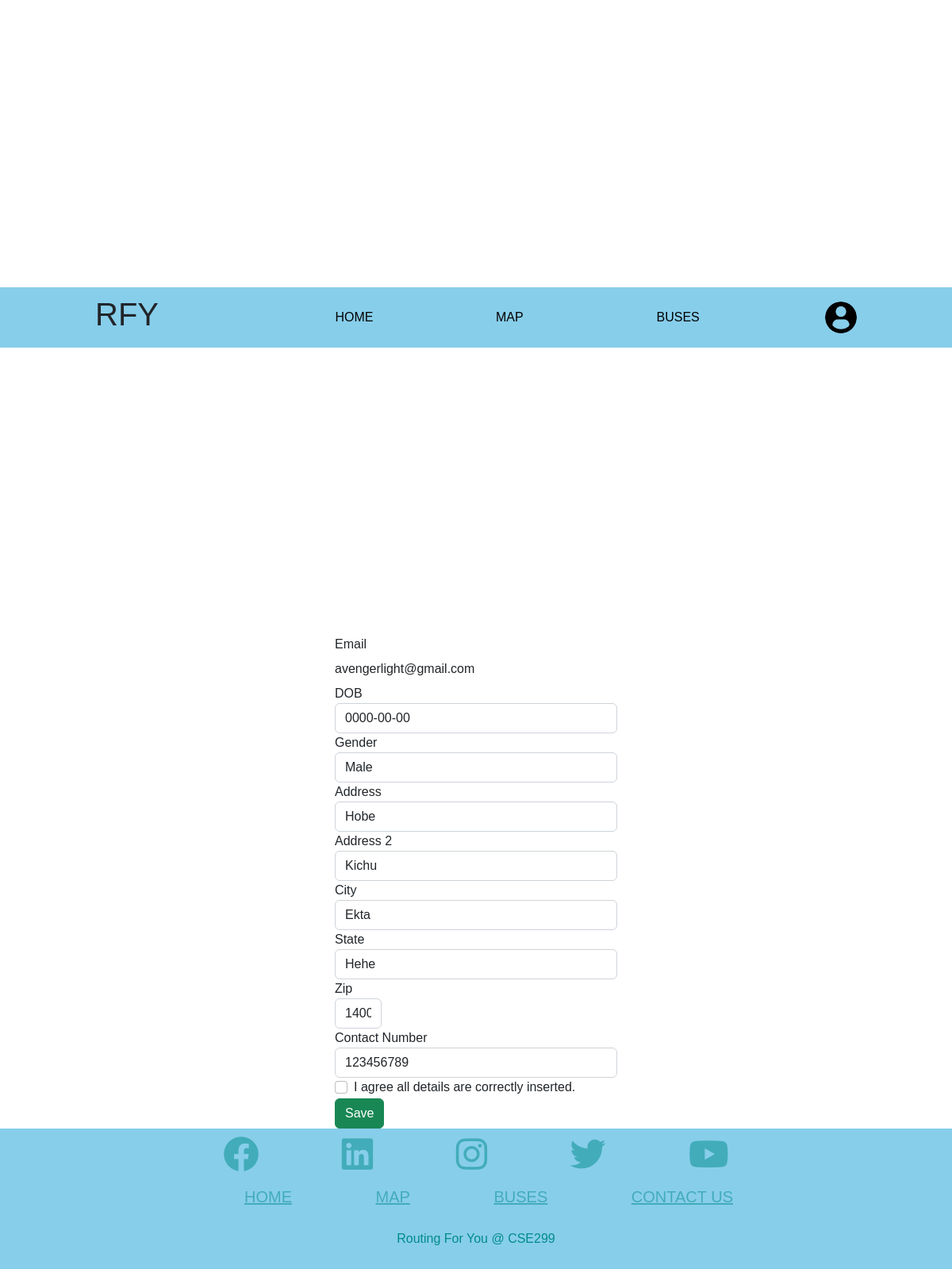
The page /dashboard_user.php?email=avengerlight@gmail.com on the database its author committed.
### tables this page shows
CREATE TABLE `user_profile` (
  `email` varchar(255) NOT NULL,
  `dob` varchar(255) NOT NULL,
  `gender` varchar(10) NOT NULL,
  `address` varchar(30) NOT NULL,
  `address2` varchar(30) NOT NULL,
  `city` varchar(255) NOT NULL,
  `state` varchar(255) NOT NULL,
  `zip` int(11) NOT NULL,
  `contact_number` int(15) NOT NULL
);

### dashboard_user.php (the view, shortened to what this page needs)
<?php
require_once 'connection.php';
$user_email = $_GET['email'] ?? '';
$dob = '';
$gender = '';
$address = '';
$address2 = '';
$city = '';
$state = '';
$zip = '';
$contact_number = '';
if (isset($_SESSION['userDetails'])) {
    $userDetails = $_SESSION['userDetails'];
    $dob = $userDetails['dob'];
    $gender = $userDetails['gender'];
    $address = $userDetails['address'];
    $address2 = $userDetails['address2'];
    $city = $userDetails['city'];
    $state = $userDetails['state'];
    $zip = $userDetails['zip'];
    $contact_number = $userDetails['contact_number'];
} else {
    $sql = "SELECT * FROM user_profile WHERE email = '$user_email'";
    $result = $conn->query($sql);
    if ($result->num_rows > 0) {
        $row = $result->fetch_assoc();
        $dob = $row['dob'];
        $gender = $row['gender'];
        $address = $row['address'];
        $address2 = $row['address2'];
        $city = $row['city'];
        $state = $row['state'];
        $zip = $row['zip'];
        $contact_number = $row['contact_number'];
    }
}
?>
<body>
    <?php include('./view/header_loggedin_user.php'); ?>
    <div class="container">
        <div class="row">
            <div class="col-4">
            </div>
            <div class="col-4">
                <form action="dashboard_admin.php?email=<?php echo $user_email; ?>" method="POST">
                    <div class="form-group">
                        <label for="staticEmail">Email</label>
                        <input readonly class="form-control-plaintext" type="text" id="staticEmail"
                            value="<?php echo $user_email; ?>">
                    </div>
                    <div class="form-group">
                        <label for="inputDOB">DOB</label>
                        <input type="text" class="form-control" name="dob" id="inputDOB" value="<?php echo $dob; ?>"
                            placeholder="DD/MM/YYYY">
                    </div>
                    <div class="form-group">
                        <label for="inputGender">Gender</label>
                        <input type="text" class="form-control" name="gender" id="inputGender"
                            value="<?php echo $gender; ?>" placeholder="Male/Female">
                    </div>
                    <div class="form-group">
                        <label for="inputAddress">Address</label>
                        <input type="text" class="form-control" name="address" id="inputAddress"
                            value="<?php echo $address; ?>" placeholder="1234 Main St">
                    </div>
                    <div class="form-group">
                        <label for="inputAddress2">Address 2</label>
                        <input type="text" class="form-control" name="address2" id="inputAddress2"
                            value="<?php echo $address2; ?>" placeholder="Apartment, studio, or floor">
                    </div>
                    <div class="form-row">
                        <div class="form-group">
                            <label for="inputCity">City</label>
                            <input type="text" class="form-control" name="city" id="inputCity"
                                value="<?php echo $city; ?>">
                        </div>
                        <div class="form-group">
                            <label for="inputCity">State</label>
                            <input type="text" class="form-control" name="state" id="inputState"
                                value="<?php echo $state; ?>">
                        </div>
                        <div class="form-group col-md-2">
                            <label for="inputZip">Zip</label>
                            <input type="text" class="form-control" name="zip" id="inputZip"
                                value="<?php echo $zip; ?>">
                        </div>
                    </div>
                    <div class="form-group">
                        <label for="inputContact">Contact Number</label>
                        <input type="text" class="form-control" name="contact_number" id="inputContact"
                            value="<?php echo $contact_number; ?>" placeholder="Contact Number">
                    </div>
                    <div class="form-group">
                        <div class="form-check">
                            <input class="form-check-input" type="checkbox" id="gridCheck">
                            <label class="form-check-label" for="gridCheck">
                                I agree all details are correctly inserted.
                            </label>
                        </div>
                    </div>
                    <button type="submit" class="btn btn-success" name="submit">Save</button>
                </form>
            </div>
        </div>
    </div>
    <?php include('./view/footer.php'); ?>
</body>

### style.css (style rules this page uses)
* { margin: 0; padding: 0; font-family: 'Century Gothic', sans-serif; box-sizing: border-box; }

### rows shown on the page
user_profile: dob "0000-00-00", gender "Male", address "Hobe", address2 "Kichu", city "Ekta", state "Hehe", zip "1400", contact_number "123456789"
